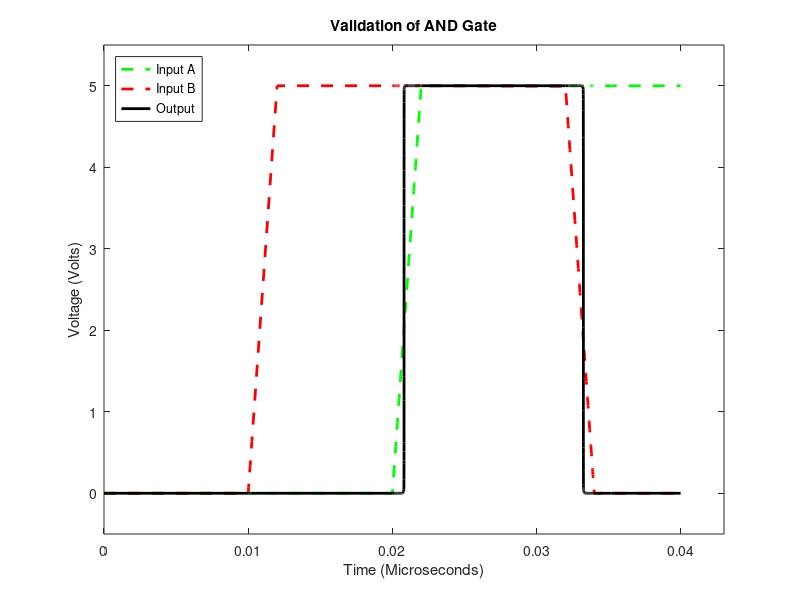
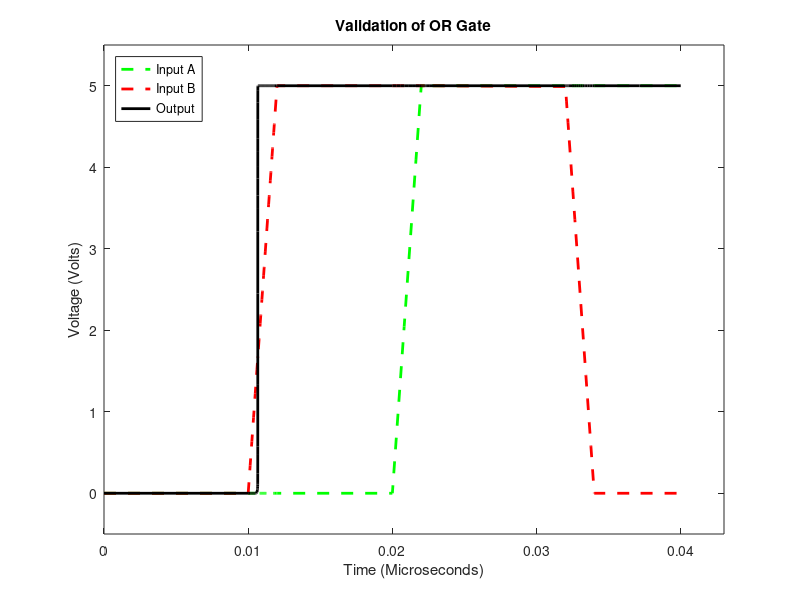
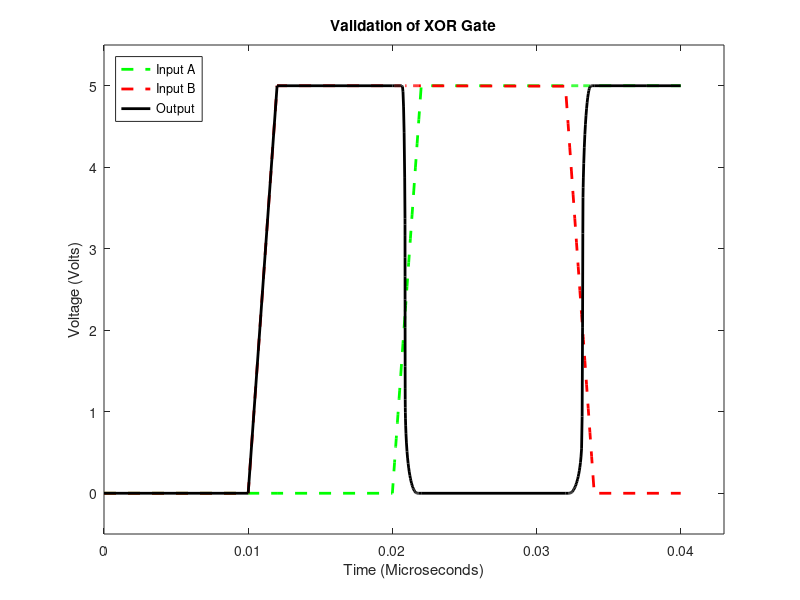
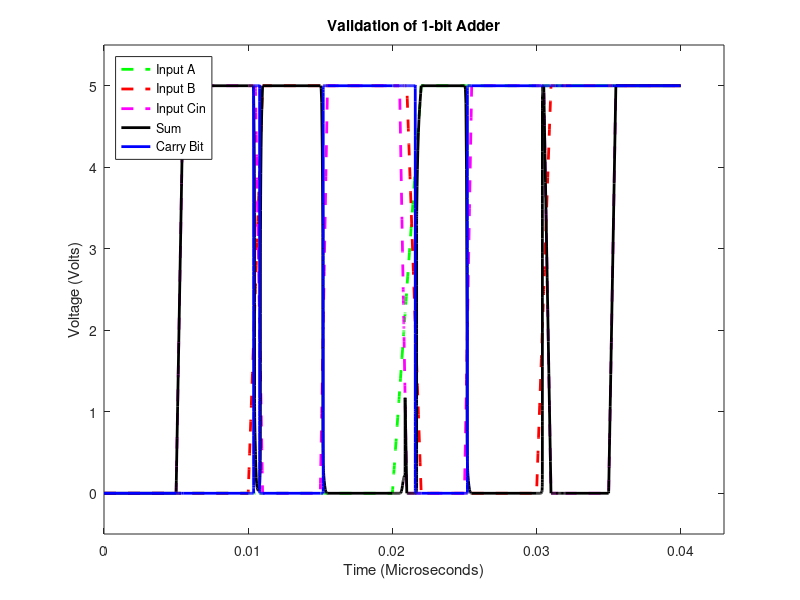

MATLAB code to generate these figures, in order:
load('gates.mat')
load('adder.mat')
%% AND Gate

figure('Name','AND Gate')
plot(andT,andA,'g--','LineWidth',2)
hold on
plot(andT,andB,'r--','LineWidth',2)
hold on
plot(andT,andOut,'k-','LineWidth',2)

xlim([0,.043])
ylim([-.5,5.5])

%Legend
legend('Input A','Input B','Output');
legend('Location','northwest')

%Labels
title('Validation of AND Gate');
xlabel("Time (Microseconds)");
ylabel("Voltage (Volts)");
hold off
%% OR Gate

figure('Name','OR Gate')
plot(orT,orA,'g--','LineWidth',2)
hold on
plot(orT,orB,'r--','LineWidth',2)
hold on
plot(orT,orOut,'k-','LineWidth',2)

xlim([0,.043])
ylim([-.5,5.5])

%Legend
legend('Input A','Input B','Output');
legend('Location','northwest')

%Labels
title('Validation of OR Gate');
xlabel("Time (Microseconds)");
ylabel("Voltage (Volts)");
hold off
%% XOR Gate

figure('Name','XOR Gate')
plot(xorT,xorA,'g--','LineWidth',2)
hold on
plot(xorT,xorB,'r--','LineWidth',2)
hold on
plot(xorT,xorOut,'k-','LineWidth',2)

xlim([0,.043])
ylim([-.5,5.5])

%Legend
legend('Input A','Input B','Output');
legend('Location','northwest')

%Labels
title('Validation of XOR Gate');
xlabel("Time (Microseconds)");
ylabel("Voltage (Volts)");
hold off

%% 1-bit Adder

figure('Name','1-bit Adder')
plot(addT,addA,'g--','LineWidth',2)
hold on;
plot(addT,addB,'r--','LineWidth',2)
hold on;
plot(addT,addCin,'m--','LineWidth',2)
hold on;
plot(addT,addS,'k-','LineWidth',2)
hold on;
plot(addT,addCout,'b-','LineWidth',2)

xlim([0,.043])
ylim([-.5,5.5])

%Legend
legend('Input A','Input B','Input Cin','Sum','Carry Bit');
legend('Location','northwest')

%Labels
title('Validation of 1-bit Adder');
xlabel("Time (Microseconds)");
ylabel("Voltage (Volts)");
hold off

%% 4-bit Adder

figure('Name','1-bit Adder')
plot(add4T,add4A,'g--','LineWidth',2)
hold on;
plot(add4T,add4B,'r--','LineWidth',2)
hold on;
plot(add4T,add4Cin,'m--','LineWidth',2)
hold on;
plot(add4T,add4S0,'LineWidth',2)
hold on;
plot(add4T,add4S1,'LineWidth',2)
hold on;
plot(add4T,add4S2,'LineWidth',2)
hold on;
plot(add4T,add4S3,'LineWidth',2)
hold on;
plot(add4T,add4Cout,'LineWidth',2)




xlim([0,.043])
ylim([-.5,5.5])

%Legend
legend('Input A','Input B','Input Cin','Sum 0','Sum 1','Sum 2','Sum 3','Carry Bit');
legend('Location','northwest')

%Labels
title('Validation of 4-bit Adder');
xlabel("Time (Microseconds)");
ylabel("Voltage (Volts)");

hold off;